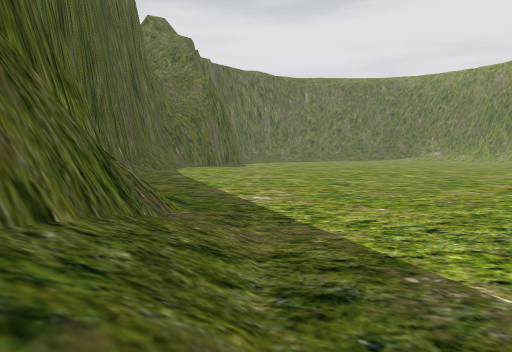
view 1 (above)

22 first-person views from a walk through a Unity game level. The camera is 1.3 m above the floor, tilts 4° down and sees 75° across. The floor is counted in squares, 2 m on a side. Each view is taken from the middle of a square. On the plan, view 1 faces up. The plan holds only what a view shows up to about 10 squares ahead; the rest is blank. The place goes on beyond the plan.

view 2
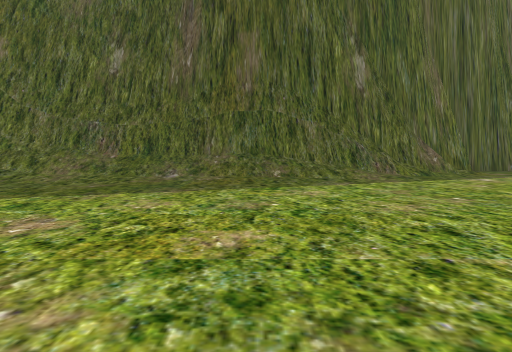

view 3
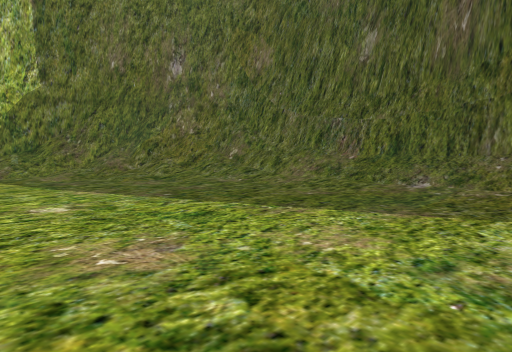

view 4
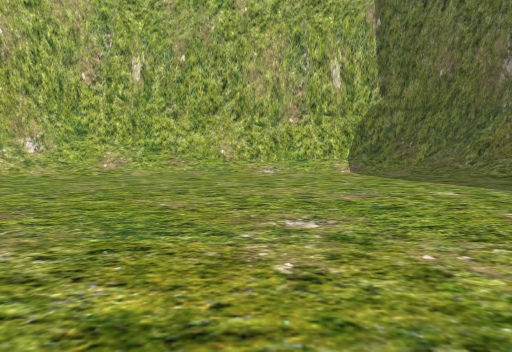

view 5
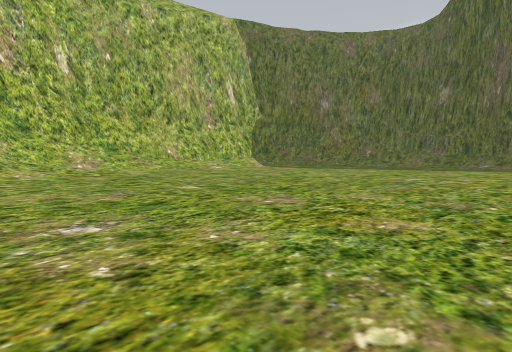

view 6
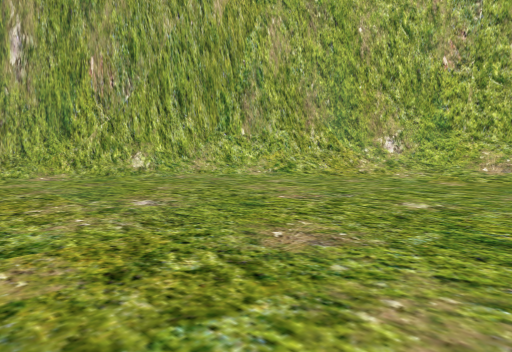

view 7
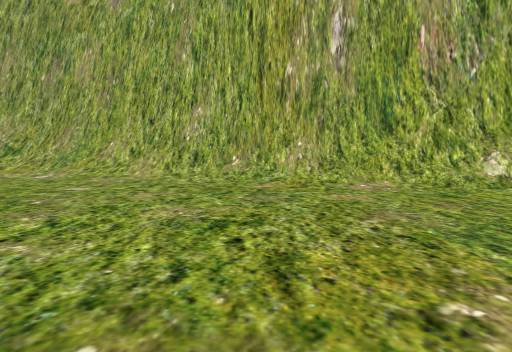

view 8
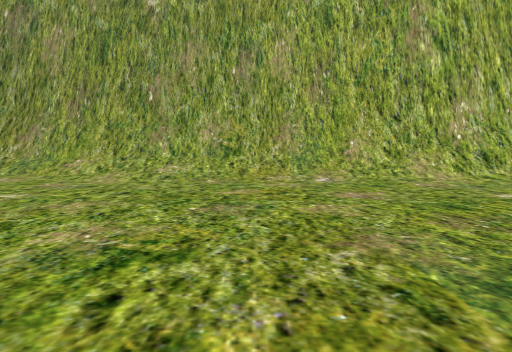

view 9
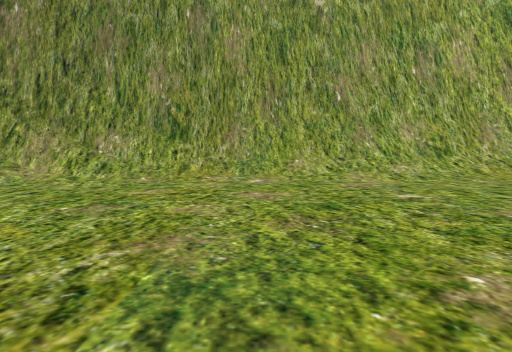

view 10
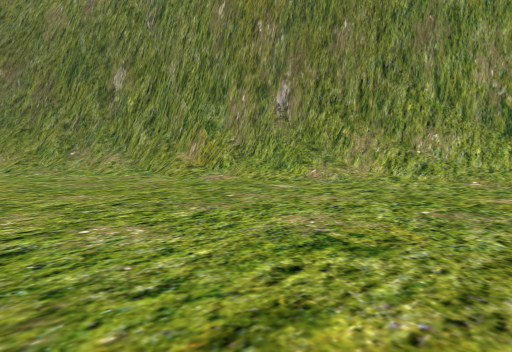

view 11
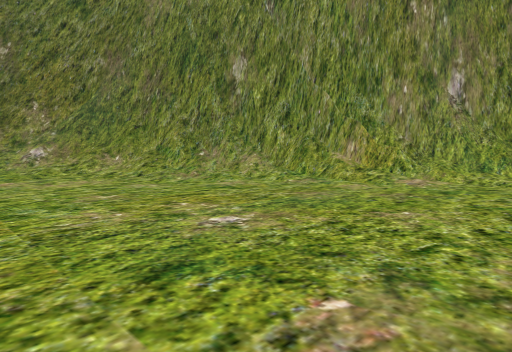

view 12
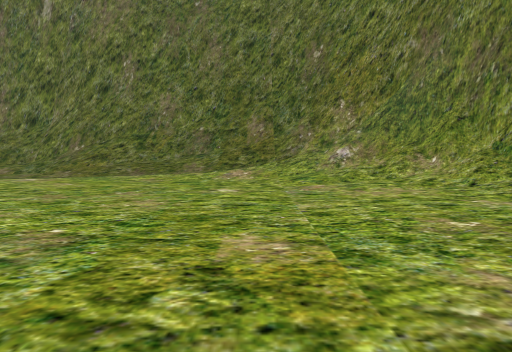

view 13
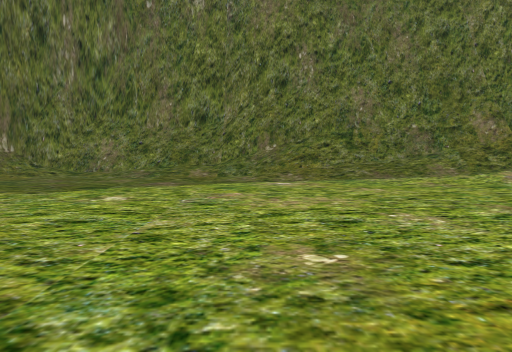

view 14
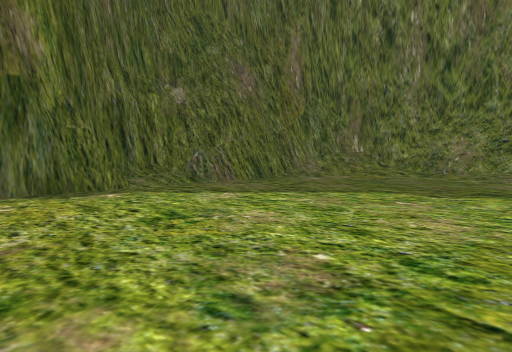

view 15
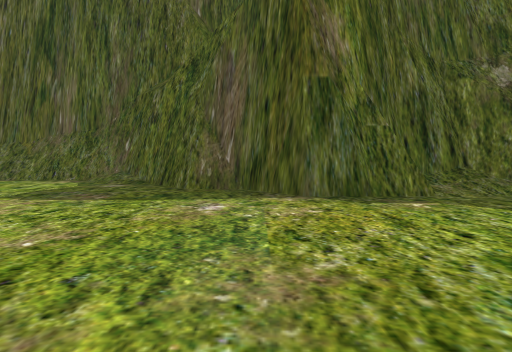

view 16
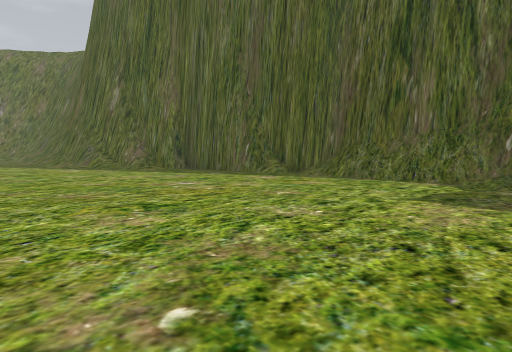

view 17
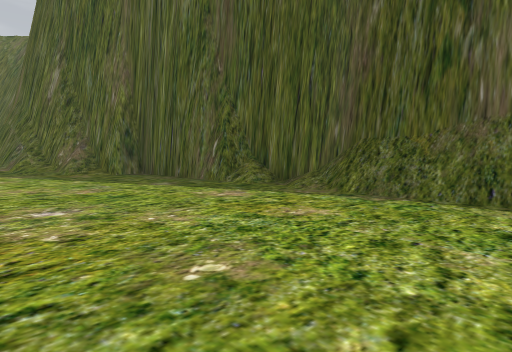

view 18
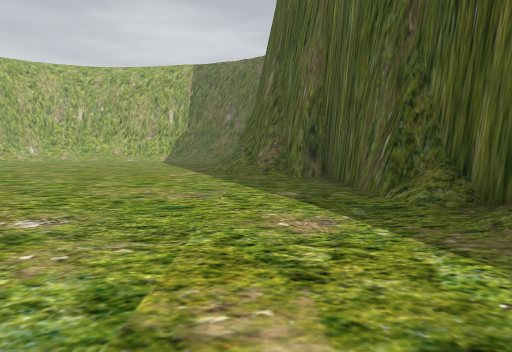

view 19
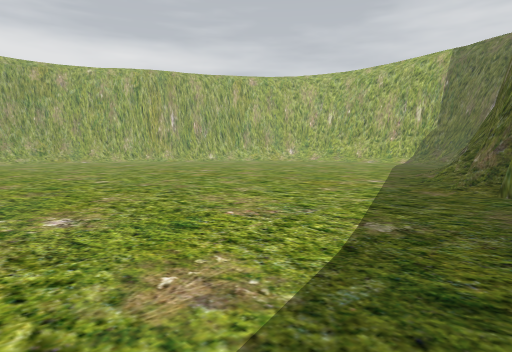

view 20
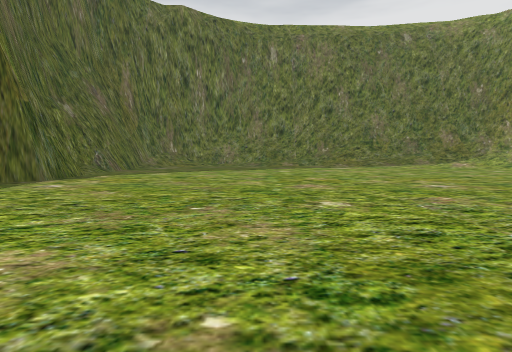

view 21
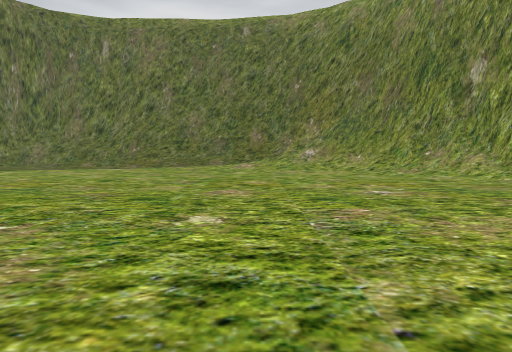

view 22
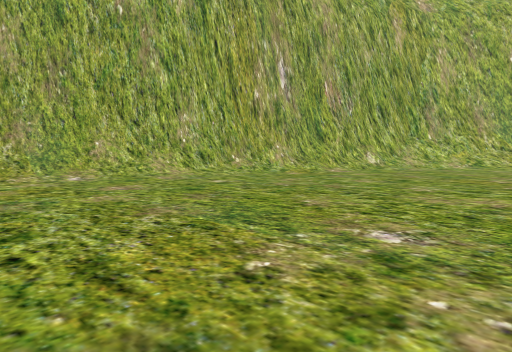

### Floor plan
Key: @ floor where view 1 was taken; # wall or solid block; . main floor; : floor 0.25 m higher than the main floor; / step, stairs or slope; = window, fence, low wall or low ledge; ^ raised ledge.
Columns run from 5 left of view 1 to 25 right of it. Each row starts with its distance up from view 1.
 31      #############
 30      //:////////#####
 29     #/......///////####
 28     #..........//////###
 27    ##.............////##
 26    ##...............///##
 25    #..................//##
 24    #...................//##
 23    ##...................//#
 22    ##..................../##
 21    #.....................//#
 20   ##....................../##
 19  ##........... ...........//##
 18  #...........  ............/##
 17 ##...........   ...........//##
 16 ##..........     ..........:/##
 15 #/.........       . ........//#
 14 #/........          ........//#
 13 #/..........        ........./#
 12 #/...........        .......:/#
 11 ##...........         ......//#
 10 ##...........          .....//#
  9  #...........         ......//#
  8  #..........       .........//#
  7  ##.........       .........//#
  6   ##.......        .........//#
  5   ##......         .........//#
  4    #=....          .........//#
  3    ##/.....         .......:/##
  2    ##/......        .......//#
  1     #/........   ........../##
  0     #@...................../#
 -1     #/..................../##
 -2     #/..................../#
 -3     #/.................../##
 -4     #/...................##
 -5     #/................../##
 -6     #//................/
 -7     #=/...............=#
 -8     ###:............:^##
 -9       ##^         ==^##

Positions as (right, up) in squares from view 1, and headings:
1: (0, 0), facing up
2: (8, 0), facing left
3: (6, 0), facing down-left
4: (8, 1), facing down
5: (16, 1), facing down-left
6: (11, 0), facing down-right
7: (14, 0), facing right
8: (15, 7), facing right
9: (15, 13), facing right
10: (15, 14), facing up-right
11: (13, 18), facing up-right
12: (13, 20), facing up
13: (7, 21), facing up
14: (5, 21), facing up-left
15: (4, 21), facing left
16: (4, 19), facing down-left
17: (1, 17), facing down-left
18: (-2, 16), facing down
19: (-4, 14), facing down-right
20: (4, 14), facing up
21: (13, 15), facing up
22: (14, 8), facing down-right
